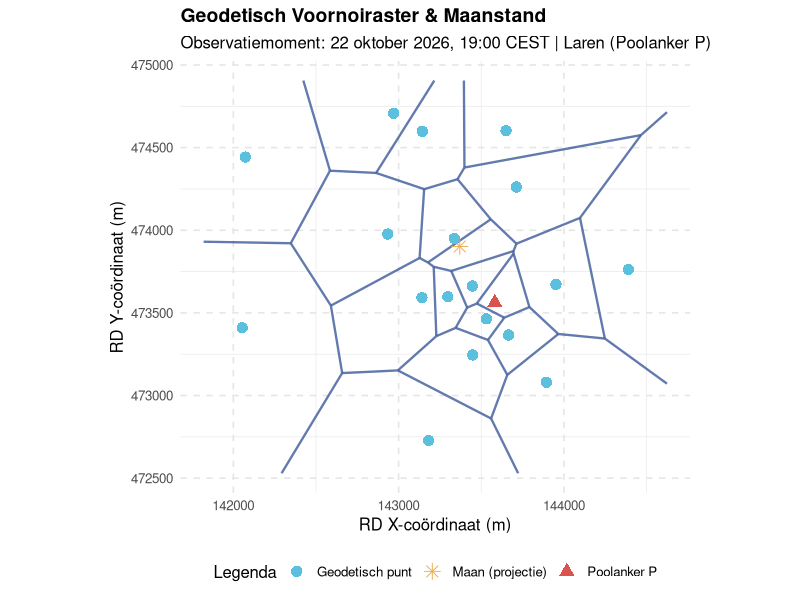

Reproduce this figure in R.
# Installeer eventueel benodigde pakketten (indien nog niet aanwezig):
# install.packages(c("ggplot2", "deldir", "sf"))

library(ggplot2)
library(deldir)
library(sf)

# 1. Coördinaten en Gegevens (22 oktober 2026, 19:00 CEST)
# Poolanker P (Laren) RD-coördinaten
anchor_x <- 143582
anchor_y <- 473563

# Maan projectie op basis van azimut (122°) en elevatie (17.7°) ten opzichte van anker P
moon_distance_scaling <- 400 # Schaal factor voor visualisatie in meters
moon_x <- anchor_x + moon_distance_scaling * cos(122 * pi / 180)
moon_y <- anchor_y + moon_distance_scaling * sin(122 * pi / 180)

# 2. Genereer omliggende rasterpunten voor de Voronoi-cellen
set.seed(2026)
n_points <- 18
points_x <- rnorm(n_points, mean = anchor_x, sd = 600)
points_y <- rnorm(n_points, mean = anchor_y, sd = 600)

# Samenvoegen in een datadrager
df_points <- data.frame(
  x = c(anchor_x, moon_x, points_x),
  y = c(anchor_y, moon_y, points_y),
  type = c("Poolanker P", "Maan (projectie)", rep("Geodetisch punt", n_points))
)

# 3. Bereken de Voronoi-tessellatie
voronoi_tiles <- deldir(df_points$x, df_points$y)
voronoi_segments <- voronoi_tiles$dirsgs

# 4. Visualisatie met ggplot2
p <- ggplot() +
  # Teken de Voronoi-randen (voornoiraster)
  geom_segment(data = voronoi_segments,
               aes(x = x1, y = y1, xend = x2, yend = y2),
               color = "#3b5998", linewidth = 0.8, alpha = 0.8) +
  # Teken de referentiepunten
  geom_point(data = df_points, aes(x = x, y = y, color = type, shape = type), size = 3.5) +
  scale_color_manual(values = c(
    "Poolanker P" = "#d9534f", 
    "Maan (projectie)" = "#f0ad4e", 
    "Geodetisch punt" = "#5bc0de"
  )) +
  scale_shape_manual(values = c(
    "Poolanker P" = 17, 
    "Maan (projectie)" = 8, 
    "Geodetisch punt" = 16
  )) +
  labs(
    title = "Geodetisch Voornoiraster & Maanstand",
    subtitle = "Observatiemoment: 22 oktober 2026, 19:00 CEST | Laren (Poolanker P)",
    x = "RD X-coördinaat (m)",
    y = "RD Y-coördinaat (m)",
    color = "Legenda",
    shape = "Legenda"
  ) +
  theme_minimal(base_size = 12) +
  theme(
    plot.title = element_text(face = "bold", size = 14),
    panel.grid.major = element_line(color = "grey90", linetype = "dashed"),
    legend.position = "bottom"
  ) +
  coord_fixed()

# Toon de plot
print(p)
